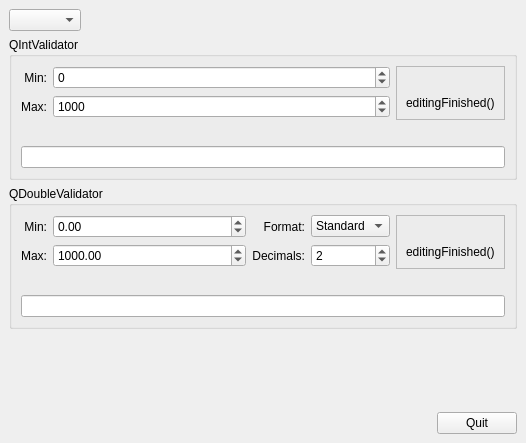
<?xml version="1.0" encoding="UTF-8"?>
<ui version="4.0">
 <class>ValidatorsForm</class>
 <widget class="QWidget" name="ValidatorsForm">
  <property name="geometry">
   <rect>
    <x>0</x>
    <y>0</y>
    <width>526</width>
    <height>443</height>
   </rect>
  </property>
  <property name="windowTitle">
   <string>Validators</string>
  </property>
  <layout class="QVBoxLayout">
   <property name="spacing">
    <number>6</number>
   </property>
   <property name="margin">
    <number>9</number>
   </property>
   <item>
    <layout class="QHBoxLayout">
     <property name="spacing">
      <number>6</number>
     </property>
     <property name="margin">
      <number>0</number>
     </property>
     <item>
      <widget class="LocaleSelector" name="localeSelector"/>
     </item>
     <item>
      <spacer>
       <property name="orientation">
        <enum>Qt::Horizontal</enum>
       </property>
       <property name="sizeHint" stdset="0">
        <size>
         <width>40</width>
         <height>20</height>
        </size>
       </property>
      </spacer>
     </item>
    </layout>
   </item>
   <item>
    <widget class="QGroupBox" name="groupBox">
     <property name="title">
      <string>QIntValidator</string>
     </property>
     <layout class="QVBoxLayout">
      <property name="spacing">
       <number>6</number>
      </property>
      <property name="margin">
       <number>9</number>
      </property>
      <item>
       <layout class="QHBoxLayout">
        <property name="spacing">
         <number>6</number>
        </property>
        <property name="margin">
         <number>0</number>
        </property>
        <item>
         <layout class="QGridLayout">
          <property name="margin">
           <number>0</number>
          </property>
          <property name="spacing">
           <number>6</number>
          </property>
          <item row="0" column="0">
           <widget class="QLabel" name="label">
            <property name="text">
             <string>Min:</string>
            </property>
            <property name="alignment">
             <set>Qt::AlignRight|Qt::AlignTrailing|Qt::AlignVCenter</set>
            </property>
           </widget>
          </item>
          <item row="0" column="1">
           <widget class="QSpinBox" name="minVal">
            <property name="sizePolicy">
             <sizepolicy hsizetype="Minimum" vsizetype="Fixed">
              <horstretch>1</horstretch>
              <verstretch>0</verstretch>
             </sizepolicy>
            </property>
            <property name="minimum">
             <number>-1000000</number>
            </property>
            <property name="maximum">
             <number>1000000</number>
            </property>
           </widget>
          </item>
          <item row="1" column="0">
           <widget class="QLabel" name="label_2">
            <property name="text">
             <string>Max:</string>
            </property>
            <property name="alignment">
             <set>Qt::AlignRight|Qt::AlignTrailing|Qt::AlignVCenter</set>
            </property>
           </widget>
          </item>
          <item row="1" column="1">
           <widget class="QSpinBox" name="maxVal">
            <property name="sizePolicy">
             <sizepolicy hsizetype="Minimum" vsizetype="Fixed">
              <horstretch>1</horstretch>
              <verstretch>0</verstretch>
             </sizepolicy>
            </property>
            <property name="minimum">
             <number>-1000000</number>
            </property>
            <property name="maximum">
             <number>1000000</number>
            </property>
            <property name="value">
             <number>1000</number>
            </property>
           </widget>
          </item>
         </layout>
        </item>
        <item>
         <widget class="QFrame" name="frame">
          <property name="frameShape">
           <enum>QFrame::StyledPanel</enum>
          </property>
          <property name="frameShadow">
           <enum>QFrame::Sunken</enum>
          </property>
          <layout class="QVBoxLayout">
           <property name="spacing">
            <number>6</number>
           </property>
           <property name="margin">
            <number>9</number>
           </property>
           <item>
            <widget class="LEDWidget" name="ledWidget">
             <property name="sizePolicy">
              <sizepolicy hsizetype="Preferred" vsizetype="Fixed">
               <horstretch>0</horstretch>
               <verstretch>0</verstretch>
              </sizepolicy>
             </property>
             <property name="pixmap">
              <pixmap resource="validators.qrc">:/ledoff.png</pixmap>
             </property>
             <property name="alignment">
              <set>Qt::AlignCenter</set>
             </property>
            </widget>
           </item>
           <item>
            <widget class="QLabel" name="label_7">
             <property name="text">
              <string>editingFinished()</string>
             </property>
            </widget>
           </item>
          </layout>
         </widget>
        </item>
       </layout>
      </item>
      <item>
       <spacer>
        <property name="orientation">
         <enum>Qt::Vertical</enum>
        </property>
        <property name="sizeType">
         <enum>QSizePolicy::Fixed</enum>
        </property>
        <property name="sizeHint" stdset="0">
         <size>
          <width>20</width>
          <height>20</height>
         </size>
        </property>
       </spacer>
      </item>
      <item>
       <widget class="QLineEdit" name="editor"/>
      </item>
     </layout>
    </widget>
   </item>
   <item>
    <widget class="QGroupBox" name="groupBox_2">
     <property name="title">
      <string>QDoubleValidator</string>
     </property>
     <layout class="QVBoxLayout">
      <property name="spacing">
       <number>6</number>
      </property>
      <property name="margin">
       <number>9</number>
      </property>
      <item>
       <layout class="QHBoxLayout">
        <property name="spacing">
         <number>6</number>
        </property>
        <property name="margin">
         <number>0</number>
        </property>
        <item>
         <layout class="QGridLayout">
          <property name="margin">
           <number>0</number>
          </property>
          <property name="spacing">
           <number>6</number>
          </property>
          <item row="0" column="0">
           <widget class="QLabel" name="label_3">
            <property name="text">
             <string>Min:</string>
            </property>
            <property name="alignment">
             <set>Qt::AlignRight|Qt::AlignTrailing|Qt::AlignVCenter</set>
            </property>
           </widget>
          </item>
          <item row="0" column="1">
           <widget class="QDoubleSpinBox" name="doubleMinVal">
            <property name="sizePolicy">
             <sizepolicy hsizetype="Minimum" vsizetype="Fixed">
              <horstretch>1</horstretch>
              <verstretch>0</verstretch>
             </sizepolicy>
            </property>
            <property name="minimum">
             <double>-100000.000000000000000</double>
            </property>
            <property name="maximum">
             <double>100000.000000000000000</double>
            </property>
            <property name="value">
             <double>0.000000000000000</double>
            </property>
           </widget>
          </item>
          <item row="0" column="2">
           <widget class="QLabel" name="label_5">
            <property name="text">
             <string>Format:</string>
            </property>
            <property name="alignment">
             <set>Qt::AlignRight|Qt::AlignTrailing|Qt::AlignVCenter</set>
            </property>
           </widget>
          </item>
          <item row="0" column="3">
           <widget class="QComboBox" name="doubleFormat">
            <item>
             <property name="text">
              <string>Standard</string>
             </property>
            </item>
            <item>
             <property name="text">
              <string>Scientific</string>
             </property>
            </item>
           </widget>
          </item>
          <item row="1" column="0">
           <widget class="QLabel" name="label_4">
            <property name="text">
             <string>Max:</string>
            </property>
            <property name="alignment">
             <set>Qt::AlignRight|Qt::AlignTrailing|Qt::AlignVCenter</set>
            </property>
           </widget>
          </item>
          <item row="1" column="1">
           <widget class="QDoubleSpinBox" name="doubleMaxVal">
            <property name="sizePolicy">
             <sizepolicy hsizetype="Minimum" vsizetype="Fixed">
              <horstretch>1</horstretch>
              <verstretch>0</verstretch>
             </sizepolicy>
            </property>
            <property name="minimum">
             <double>-100000.000000000000000</double>
            </property>
            <property name="maximum">
             <double>100000.000000000000000</double>
            </property>
            <property name="value">
             <double>1000.000000000000000</double>
            </property>
           </widget>
          </item>
          <item row="1" column="2">
           <widget class="QLabel" name="label_6">
            <property name="text">
             <string>Decimals:</string>
            </property>
            <property name="alignment">
             <set>Qt::AlignRight|Qt::AlignTrailing|Qt::AlignVCenter</set>
            </property>
           </widget>
          </item>
          <item row="1" column="3">
           <widget class="QSpinBox" name="doubleDecimals">
            <property name="value">
             <number>2</number>
            </property>
           </widget>
          </item>
         </layout>
        </item>
        <item>
         <widget class="QFrame" name="frame_2">
          <property name="frameShape">
           <enum>QFrame::StyledPanel</enum>
          </property>
          <property name="frameShadow">
           <enum>QFrame::Sunken</enum>
          </property>
          <layout class="QVBoxLayout">
           <property name="spacing">
            <number>6</number>
           </property>
           <property name="margin">
            <number>9</number>
           </property>
           <item>
            <widget class="LEDWidget" name="doubleLedWidget">
             <property name="text">
              <string/>
             </property>
             <property name="pixmap">
              <pixmap resource="validators.qrc">:/ledoff.png</pixmap>
             </property>
             <property name="alignment">
              <set>Qt::AlignCenter</set>
             </property>
            </widget>
           </item>
           <item>
            <widget class="QLabel" name="label_8">
             <property name="text">
              <string>editingFinished()</string>
             </property>
            </widget>
           </item>
          </layout>
         </widget>
        </item>
       </layout>
      </item>
      <item>
       <spacer>
        <property name="orientation">
         <enum>Qt::Vertical</enum>
        </property>
        <property name="sizeType">
         <enum>QSizePolicy::Fixed</enum>
        </property>
        <property name="sizeHint" stdset="0">
         <size>
          <width>20</width>
          <height>20</height>
         </size>
        </property>
       </spacer>
      </item>
      <item>
       <widget class="QLineEdit" name="doubleEditor"/>
      </item>
     </layout>
    </widget>
   </item>
   <item>
    <spacer>
     <property name="orientation">
      <enum>Qt::Vertical</enum>
     </property>
     <property name="sizeHint" stdset="0">
      <size>
       <width>20</width>
       <height>111</height>
      </size>
     </property>
    </spacer>
   </item>
   <item>
    <layout class="QHBoxLayout">
     <property name="spacing">
      <number>6</number>
     </property>
     <property name="margin">
      <number>0</number>
     </property>
     <item>
      <spacer>
       <property name="orientation">
        <enum>Qt::Horizontal</enum>
       </property>
       <property name="sizeHint" stdset="0">
        <size>
         <width>40</width>
         <height>20</height>
        </size>
       </property>
      </spacer>
     </item>
     <item>
      <widget class="QPushButton" name="pushButton">
       <property name="text">
        <string>Quit</string>
       </property>
      </widget>
     </item>
    </layout>
   </item>
  </layout>
 </widget>
 <customwidgets>
  <customwidget>
   <class>LEDWidget</class>
   <extends>QLabel</extends>
   <header>ledwidget.h</header>
  </customwidget>
  <customwidget>
   <class>LocaleSelector</class>
   <extends>QComboBox</extends>
   <header>localeselector.h</header>
  </customwidget>
 </customwidgets>
 <resources>
  <include location="validators.qrc"/>
 </resources>
 <connections>
  <connection>
   <sender>pushButton</sender>
   <signal>clicked()</signal>
   <receiver>ValidatorsForm</receiver>
   <slot>close()</slot>
   <hints>
    <hint type="sourcelabel">
     <x>94</x>
     <y>274</y>
    </hint>
    <hint type="destinationlabel">
     <x>131</x>
     <y>260</y>
    </hint>
   </hints>
  </connection>
 </connections>
</ui>
